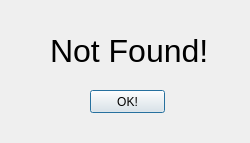
<?xml version="1.0" encoding="UTF-8"?>
<ui version="4.0">
 <class>Dialog</class>
 <widget class="QDialog" name="Dialog">
  <property name="geometry">
   <rect>
    <x>0</x>
    <y>0</y>
    <width>250</width>
    <height>143</height>
   </rect>
  </property>
  <property name="windowTitle">
   <string>Dialog</string>
  </property>
  <widget class="QLabel" name="label">
   <property name="geometry">
    <rect>
     <x>50</x>
     <y>30</y>
     <width>171</width>
     <height>41</height>
    </rect>
   </property>
   <property name="font">
    <font>
     <pointsize>24</pointsize>
    </font>
   </property>
   <property name="text">
    <string>Not Found!</string>
   </property>
  </widget>
  <widget class="QPushButton" name="pushButton">
   <property name="geometry">
    <rect>
     <x>90</x>
     <y>90</y>
     <width>75</width>
     <height>23</height>
    </rect>
   </property>
   <property name="text">
    <string>OK!</string>
   </property>
  </widget>
 </widget>
 <resources/>
 <connections/>
</ui>
